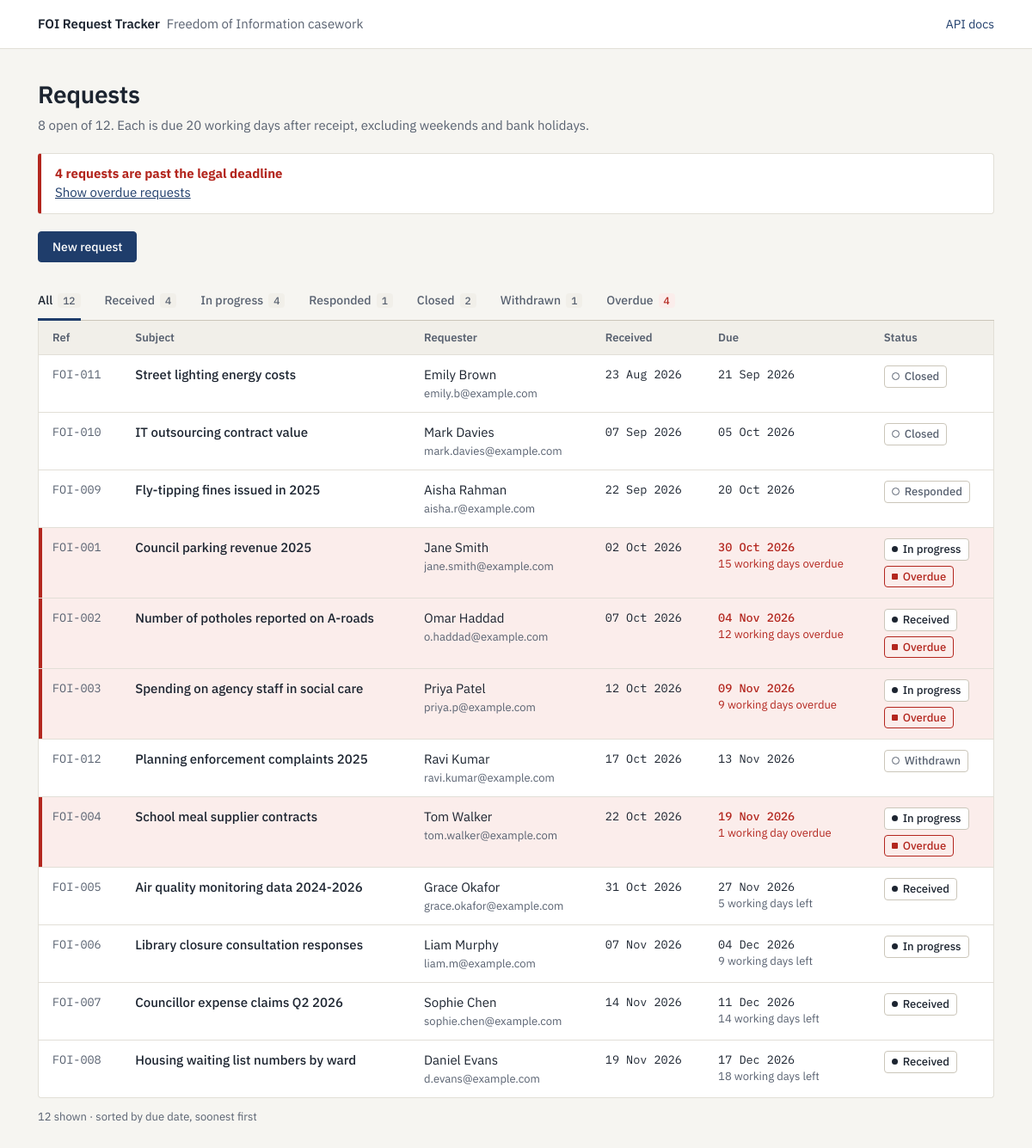
Before: / with the older database file.
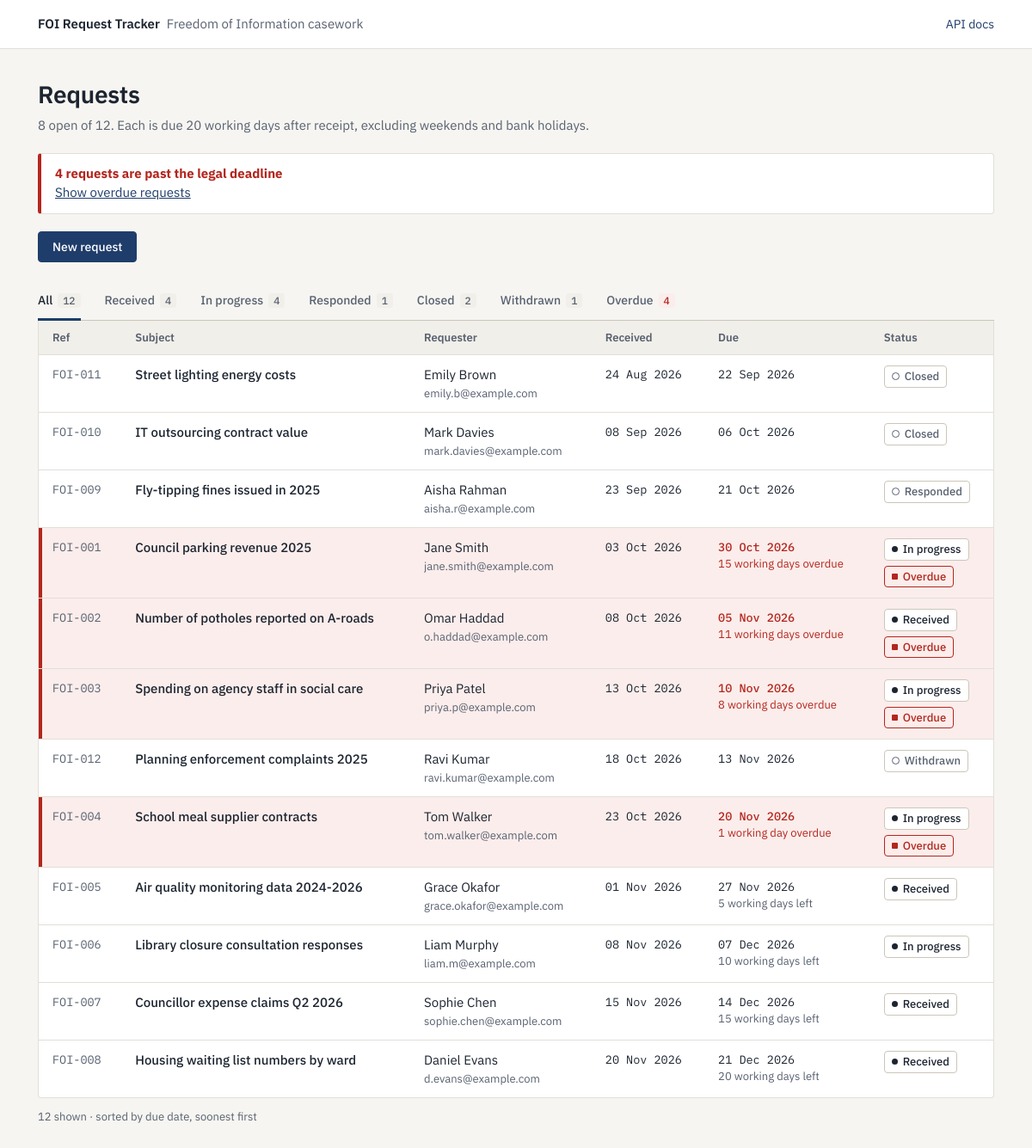
After: the same page with the newer database file.
### tables this page shows
CREATE TABLE requests (
    id INTEGER PRIMARY KEY AUTOINCREMENT,
    requester_name TEXT NOT NULL,
    requester_email TEXT NOT NULL,
    subject TEXT NOT NULL,
    received_date TEXT NOT NULL,
    due_date TEXT NOT NULL,
    status TEXT NOT NULL DEFAULT 'RECEIVED' CHECK(status in('IN_PROGRESS', 'CLOSED', 'RESPONDED', 'WITHDRAWN', 'RECEIVED')),
    assigned_to TEXT,
    created_at TEXT NOT NULL DEFAULT CURRENT_TIMESTAMP
);

### app/main.py (the view)
@app.get("/", response_class=HTMLResponse)
def index(
    request: Request,
    status: Status | None = None,
    overdue: bool = False,
    conn=Depends(db.get_db),
):
    return render_list(request, conn, status=status, overdue=overdue)

### app/templates/index.html (shortened to what this page needs)
{% extends "base.html" %}
{% block content %}
{% set total = stats.RECEIVED + stats.IN_PROGRESS + stats.RESPONDED + stats.CLOSED + stats.WITHDRAWN %}
<div class="page-head">
  <div>
    <h1>Requests</h1>
    <p class="muted">{{ stats.RECEIVED + stats.IN_PROGRESS }} open of {{ total }}. Each is due 20 working days after receipt, excluding weekends and bank holidays.</p>
  </div>
</div>
{% if stats.overdue %}
  <div class="notice" role="status">
    <strong>{{ stats.overdue }} {{ 'request is' if stats.overdue == 1 else 'requests are' }} past the legal deadline</strong>
    {% if not overdue %}<a href="/?overdue=true">Show overdue requests</a>{% else %}Showing overdue requests only. <a href="/">Show all</a>{% endif %}
  </div>
{% endif %}
<details class="new" {% if error %}open{% endif %}>
  <summary class="btn">New request</summary>
</details>
<nav class="tabs" aria-label="Filter by status">
  <a class="{% if not selected and not overdue %}on{% endif %}" href="/">All<span class="count">{{ total }}</span></a>
  {% for s in statuses %}
    <a class="{% if selected == s %}on{% endif %}" href="/?status={{ s.value }}">{{ s.value.replace('_', ' ').capitalize() }}<span class="count">{{ stats[s.value] }}</span></a>
  {% endfor %}
  <a class="late-tab {% if overdue %}on{% endif %}" href="/?overdue=true">Overdue<span class="count">{{ stats.overdue }}</span></a>
</nav>
<div class="panel table-panel">
  <table>
    <thead>
      <tr>
        <th>Ref</th>
        <th>Subject</th>
        <th>Requester</th>
        <th>Received</th>
        <th>Due</th>
        <th>Status</th>
      </tr>
    </thead>
    <tbody>
    {% for r in requests %}
      {% set is_open = r.status.value in ('RECEIVED', 'IN_PROGRESS') %}
      <tr class="{% if r.is_overdue %}late{% endif %}">
        <td class="mono ref">FOI-{{ '%03d' % r.id }}</td>
        <td class="subject"><a href="/requests/{{ r.id }}/view">{{ r.subject }}</a></td>
        <td class="requester">{{ r.requester_name }}<div class="muted small">{{ r.requester_email }}</div></td>
        <td class="mono" data-label="Received">{{ r.received_date.strftime('%d %b %Y') }}</td>
        <td data-label="Due">
          <div class="mono due">{{ r.due_date.strftime('%d %b %Y') }}</div>
          {% set n = r.working_days_left %}
          {% if n is not none %}
            <div class="small {{ 'late-text' if r.is_overdue else 'muted' }}">
              {%- if n < 0 %}{{ -n }} working day{{ 's' if n != -1 }} overdue
              {%- elif n == 0 %}Due today
              {%- else %}{{ n }} working day{{ 's' if n != 1 }} left{% endif -%}
            </div>
          {% endif %}
        </td>
        <td class="status-cell">
          <div class="tags">
            <span class="tag {{ '' if is_open else 'done' }}">{{ r.status.value.replace('_', ' ').capitalize() }}</span>
            {% if r.is_overdue %}<span class="tag late">Overdue</span>{% endif %}
          </div>
        </td>
      </tr>
    {% else %}
      <tr><td colspan="6" class="empty">No requests match this filter.</td></tr>
    {% endfor %}
    </tbody>
  </table>
</div>
<p class="foot muted">{{ requests|length }} shown · sorted by due date, soonest first</p>
{% endblock %}

### app/templates/base.html (shortened to what this page needs)
<!doctype html>
<html lang="en">
<head>
</head>
<body>
<header class="top">
  <div class="wrap">
    <a class="brand" href="/">FOI Request Tracker<span>Freedom of Information casework</span></a>
    <nav><a href="/docs">API docs</a></nav>
  </div>
</header>
<main class="wrap">
  {% block content %}{% endblock %}
</main>
</body>
</html>

Changed rows visible on the page:
changed requests "Street lighting energy costs": received_date "23 Aug 2026" → "24 Aug 2026"; due_date "21 Sep 2026" → "22 Sep 2026"
changed requests "IT outsourcing contract value": received_date "07 Sep 2026" → "08 Sep 2026"; due_date "05 Oct 2026" → "06 Oct 2026"
changed requests "Aisha Rahman": received_date "22 Sep 2026" → "23 Sep 2026"; due_date "20 Oct 2026" → "21 Oct 2026"
changed requests "Jane Smith": received_date "02 Oct 2026" → "03 Oct 2026"
changed requests "Number of potholes reported on A-roads": received_date "07 Oct 2026" → "08 Oct 2026"; due_date "04 Nov 2026" → "05 Nov 2026"; n "12" → "11"
changed requests "Spending on agency staff in social care": received_date "12 Oct 2026" → "13 Oct 2026"; due_date "09 Nov 2026" → "10 Nov 2026"; n "9" → "8"
changed requests "Ravi Kumar": received_date "17 Oct 2026" → "18 Oct 2026"
changed requests "School meal supplier contracts": received_date "22 Oct 2026" → "23 Oct 2026"; due_date "19 Nov 2026" → "20 Nov 2026"
changed requests "Grace Okafor": received_date "31 Oct 2026" → "01 Nov 2026"
changed requests "Library closure consultation responses": received_date "07 Nov 2026" → "08 Nov 2026"; due_date "04 Dec 2026" → "07 Dec 2026"; n "9" → "10"
changed requests "Sophie Chen": received_date "14 Nov 2026" → "15 Nov 2026"; due_date "11 Dec 2026" → "14 Dec 2026"; n "14" → "15"
changed requests "Housing waiting list numbers by ward": received_date "19 Nov 2026" → "20 Nov 2026"; due_date "17 Dec 2026" → "21 Dec 2026"; n "18" → "20"
